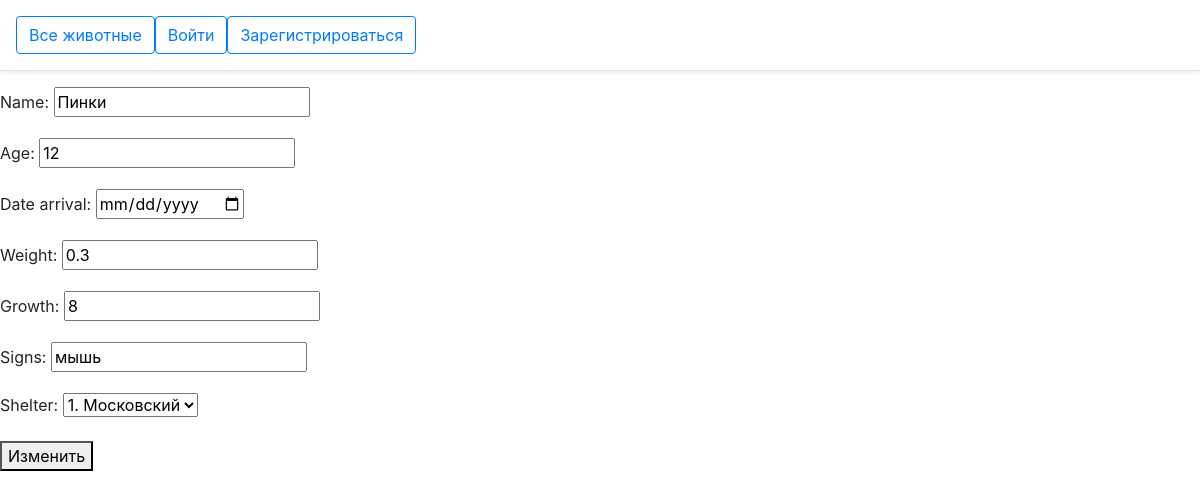
/animals/1/update, run on the app's committed database.
### app_animals/models.py (models this page shows, shortened)
class Animals(models.Model):
    name = models.CharField(max_length=100)
    age = models.CharField(max_length=100)
    date_arrival = models.DateField()
    weight = models.CharField(max_length=5)
    growth = models.CharField(max_length=5)
    signs = models.CharField(max_length=100)
    shelter = models.ForeignKey('Shelter', blank=True, on_delete=models.CASCADE, related_name='shelter')
    class Meta:
        verbose_name = 'Животное'
        verbose_name_plural = 'Животные'

class Shelter(models.Model):
    name = models.CharField(max_length=100)
    class Meta:
        verbose_name = 'Приют'
        verbose_name_plural = 'Приюты'
    def __str__(self):
        return f'{self.id}. {self.name}'

### app_animals/views.py (the view)
# urls.py: path('<int:id>/update', AnimalUpdate.as_view(), name='animal_update'),
class AnimalUpdate(generic.UpdateView):
    model = Animals
    template_name = 'app_animals/animal_update.html'
    pk_url_kwarg = 'id'
    form_class = AnimalForm

### app_animals/forms.py
class AnimalForm(forms.ModelForm):
    date_arrival = forms.DateField(widget=forms.DateInput(format='%d-%m-%Y',
                                                          attrs={'class': 'datepicker', 'placeholder': 'Select a date',
                                                                 'type': 'date'}))
    class Meta:
        model = Animals
        fields = '__all__'

### app_animals/templates/app_animals/animal_update.html (shortened to what this page needs)
{% extends "app_animals/base.html" %}
{% block body %}
    <form method="post" enctype="multipart/form-data" action="{% url 'app_animals:animal_update' object.id %}">
        {{ form.as_p }}
        <button type="submit">Изменить</button>
    </form>
{% endblock %}

### data on the page
Animals: name "Пинки", age "12", weight "0.3", growth "8", signs "мышь", shelter "1. Московский"
